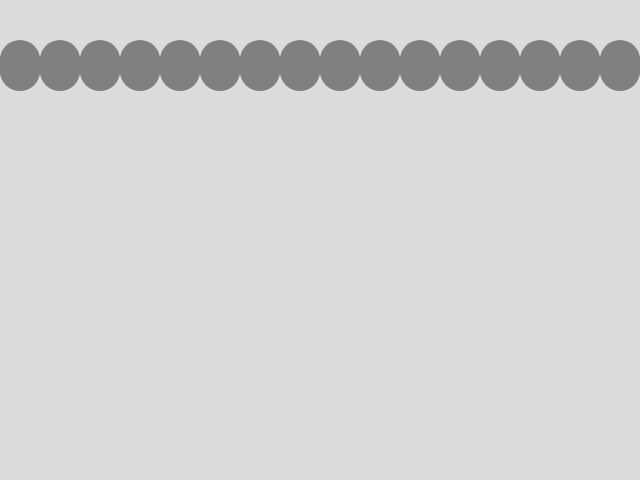
Frame 1 (no input)
Frame 60 (no input): identical to frame 1, image omitted
Frame 120 (the mouse pressed at the canvas centre since frame 60): identical to frame 1, image omitted

The p5.js sketch that drew this single still picture (run headless with seeded random() and noise() and a simulated clock; from frame 60 on, the mouse is pressed at the canvas centre):

// p5.js sketch
// ── sketch.js
let tileNumX = 16;
let tileNumY = 12;

function setup() {
  createCanvas(640, 480); //void = function
  // size = createCanvas
}

function draw() {
  background(220);
  noStroke();
  fill('gray');
  // for (let column = 0; column < width; column += 40) {
  //   for (let row = 0; row < height; row += 40) {
  //     //f2 - 변수이름 rename
  //     //java는 int float 구분x, 무조건 let 사용
  //     let x = 20 + column;
  //     let y = 20 + row;
  //     let diameter = 30;
  //     circle(x, y, diameter);
  //   }
  // }
  for (let row = 0; row < tileNumY; row++) {
    for (let column = 0; column < tileNumX; column++) {
      let tileW = width / tileNumX;
      let tileH = height / tileNumY;
      let x = tileW * 0.5 + column * tileW;
      let y = tileH * 0.5 + row + tileH;
      ellipse(x, y, tileW, tileH);
    }
  }
}
